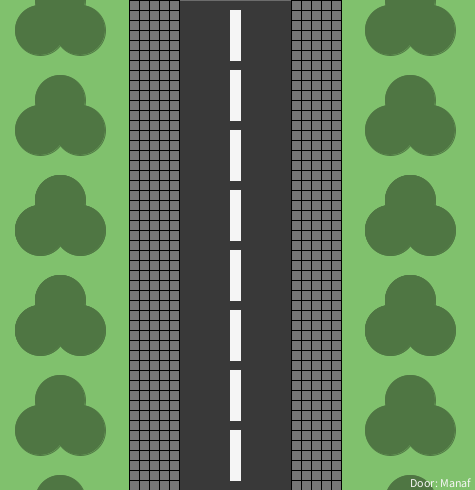
Frame 1 (no input)
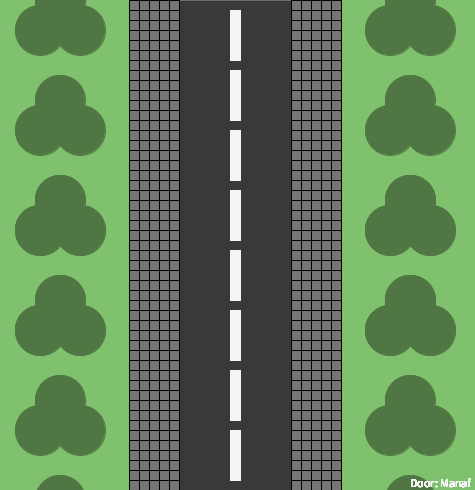
Frame 60 (the mouse pressed at the canvas centre just before this capture)
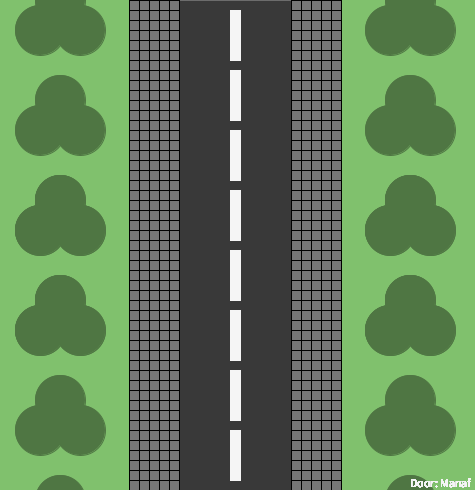
Frame 120 (the mouse held since frame 60 and released just before this capture)

The Processing sketch that drew these frames (run headless with seeded random() and noise(); from frame 60 on, the mouse is pressed at the canvas centre):

// Processing sketch: Weg
// ── Weg.pde
void setup() {
  size(475, 490);
  background(#80C16D);
  fill(#393939);
  stroke(108);
//----------------------
  rect(170, 0, 130, 500);
  stoep(119, 500);
  stoep(281, 500);
//----------------------
  bomen(60, 200);
  bomen(410, 200);
//----------------------
  lijnen(230, 10);
}

void draw() {
  text("Door: Manaf", 410, 487);
}

void stoep(int xWaarde, int yWaarde) {
  stroke(0);
  fill(#767676);
  for (int i = 0; i < 6; i++) {
    for (int j = 0; j < 49; j++) {
      rect(xWaarde, yWaarde, 10, 20);
      yWaarde += 10;
    }
    yWaarde = 0;
    xWaarde += 10;
  }
}

void bomen(int xWaarde, int yWaarde) {
  fill(#4F7643);
  stroke(#4F7643);
  for (int i = 0; i < 2; i++) {
    for (int j = 0; j < 4; j++) {
      ellipse(xWaarde, yWaarde, 50, 50);
      ellipse(xWaarde + 20, yWaarde + 30, 50, 50);
      ellipse(xWaarde - 20, yWaarde + 30, 50, 50);
      yWaarde += 100;
    }
    yWaarde = 0;
  }
}

void lijnen(int xWaarde, int yWaarde) {
  fill(#F5F5F5);
  stroke(#F5F5F5);
  for (int i = 0; i < 8; i++) {
    rect(xWaarde, yWaarde, 10, 50);
    yWaarde += 60;
  }
  yWaarde = 0;
}
